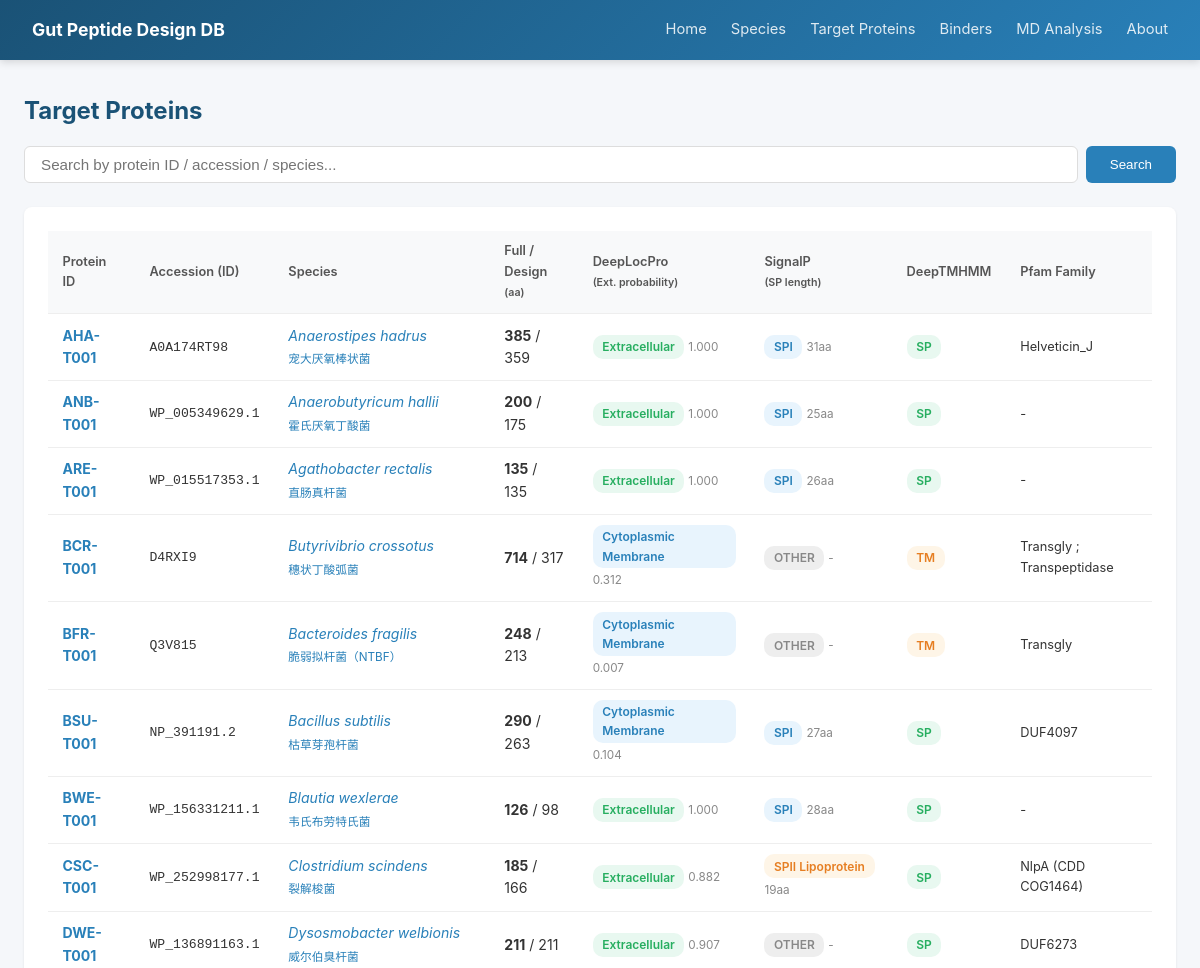
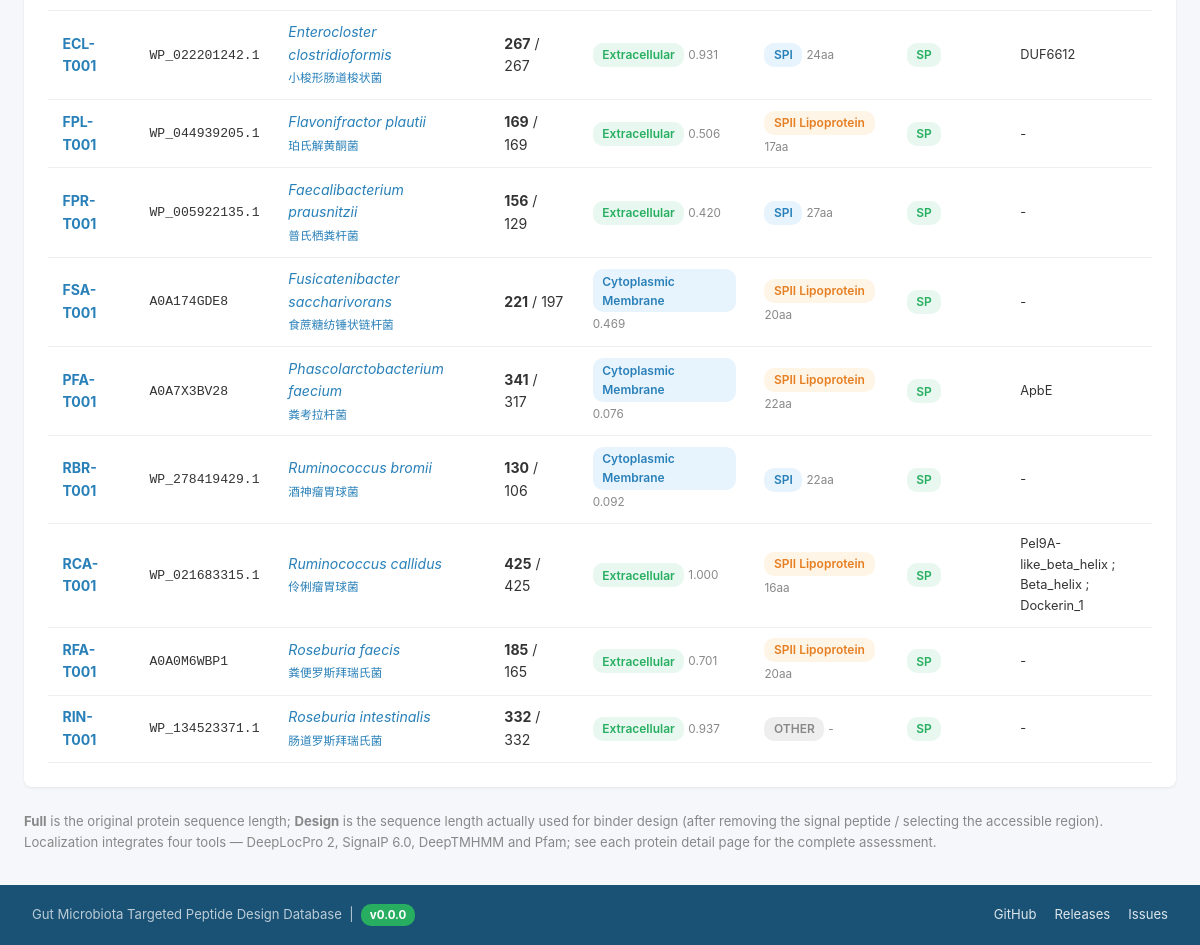
/proteins, run on an earlier commit of the app's database (2 pictures, top to bottom).
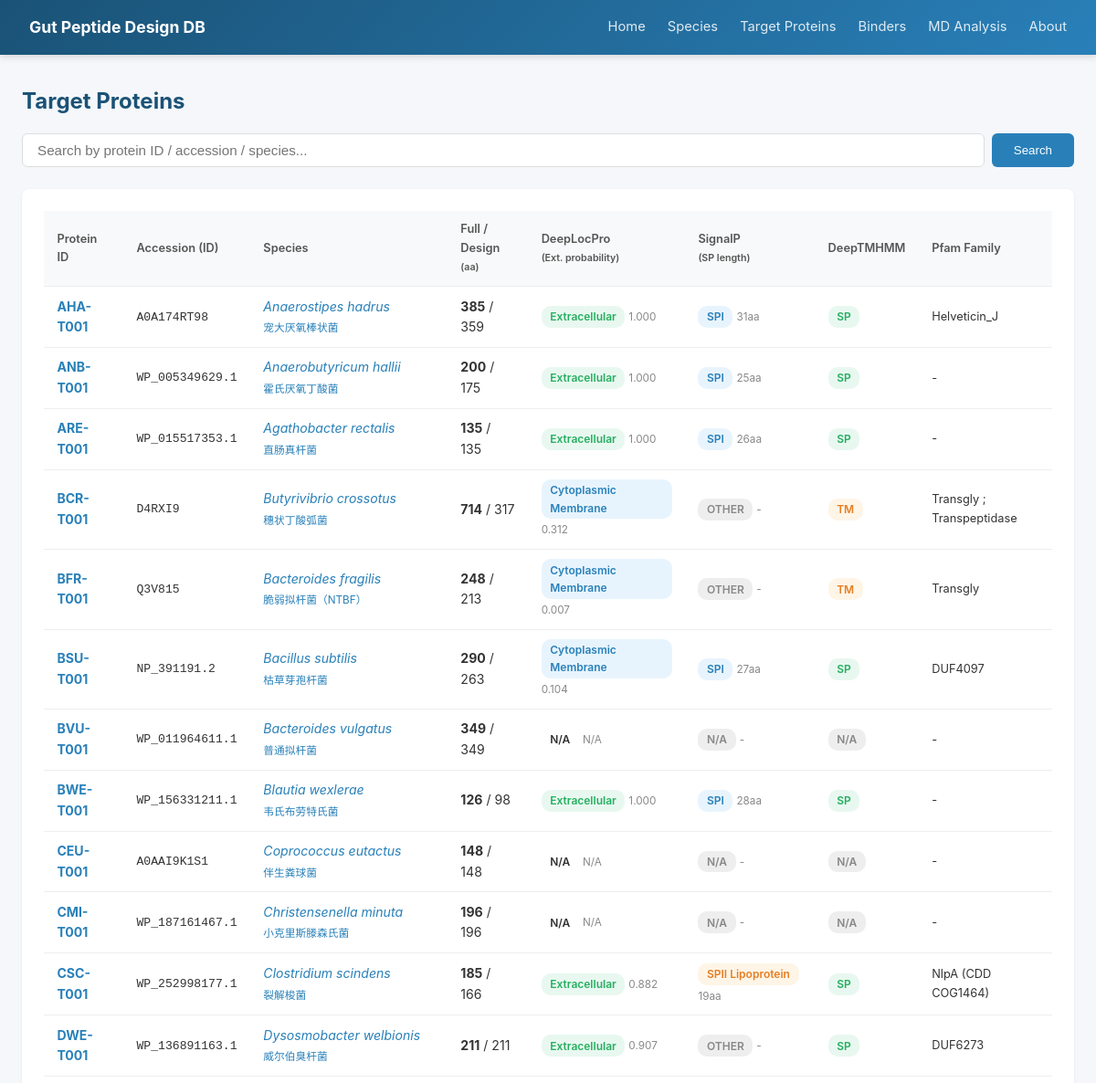
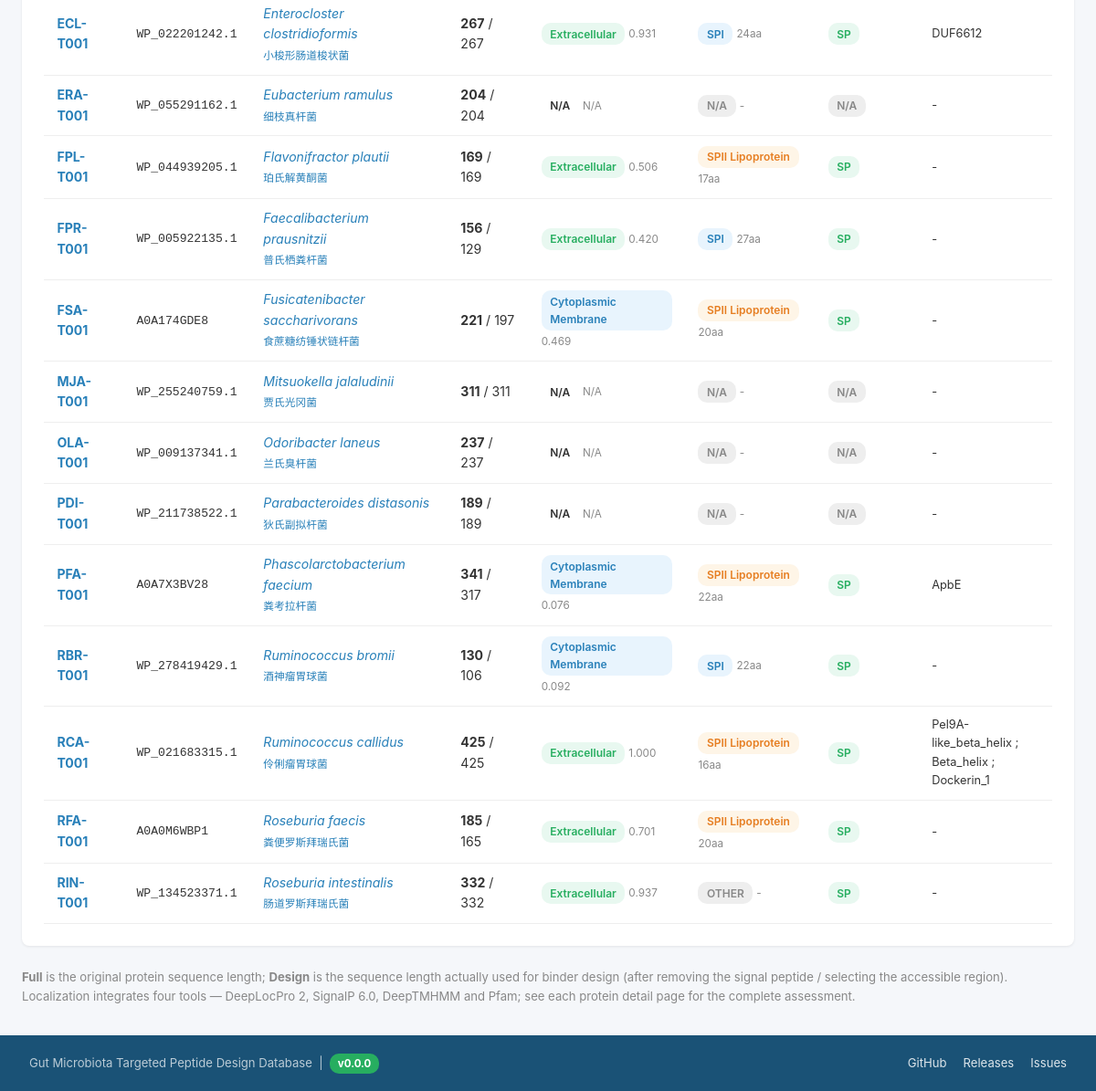
And on a later commit of the database (2 pictures, top to bottom).
### tables this page shows
CREATE TABLE Target_Protein (
        Species_ID            TEXT NOT NULL,
        Protein_ID            TEXT PRIMARY KEY,
        ID_Accession          TEXT,
        Full_Length           INTEGER,
        AA_Length             INTEGER,
        Protein_Sequence      TEXT,
        Localization_Evidence TEXT,
        DeepLocPro_Location   TEXT,
        DeepLocPro_ExtProb    REAL,
        SignalP_Category      TEXT,
        SignalP_SPLen         INTEGER,
        DeepTMHMM_Type        TEXT,
        Pfam_Family           TEXT,
        Notes                 TEXT,
        FOREIGN KEY (Species_ID) REFERENCES Species(Species_ID)
    );

CREATE TABLE Species (
        Species_ID      TEXT PRIMARY KEY,
        Scientific_Name TEXT NOT NULL,
        Chinese_Name    TEXT,
        Taxonomy_ID     INTEGER,
        Genome_Accession TEXT,
        Proteome_Source TEXT,
        Notes           TEXT
    );

### app.py (the view)
@app.route('/proteins')
def protein_list():
    db = get_db()
    q = request.args.get('q', '')
    sql = """
        SELECT p.*, s.Scientific_Name, s.Chinese_Name,
               (SELECT COUNT(*) FROM Binder b WHERE b.Species_ID=p.Species_ID) as binder_cnt
        FROM Target_Protein p JOIN Species s ON p.Species_ID=s.Species_ID
    """
    if q:
        rows = db.execute(sql+" WHERE p.Protein_ID LIKE ? OR s.Scientific_Name LIKE ? ORDER BY p.Protein_ID",
                          (f'%{q}%',f'%{q}%')).fetchall()
    else:
        rows = db.execute(sql+" ORDER BY p.Protein_ID").fetchall()
    return render_template('proteins.html', proteins=rows, q=q)

### app.py (called while the page is built)
@app.context_processor
def inject_meta():
    return {'DB_VERSION': DB_VERSION, 'REPO_URL': REPO_URL}

def get_db():
    if 'db' not in g:
        g.db = sqlite3.connect(DB_PATH)
        g.db.row_factory = sqlite3.Row
    return g.db

### templates/proteins.html (shortened to what this page needs)
{% extends "base.html" %}
{% block content %}
<h1>Target Proteins</h1>
<div class="search-box">
    <form method="GET" action="/proteins" style="display:flex; gap:.5rem; width:100%;">
        <input type="text" name="q" value="{{ q }}" placeholder="Search by protein ID / accession / species...">
        <button type="submit">Search</button>
    </form>
</div>
<div class="card">
    <table>
        <thead><tr>
            <th>Protein ID</th>
            <th>Accession (ID)</th>
            <th>Species</th>
            <th>Full / Design<br><small>(aa)</small></th>
            <th>DeepLocPro<br><small>(Ext. probability)</small></th>
            <th>SignalP<br><small>(SP length)</small></th>
            <th>DeepTMHMM</th>
            <th>Pfam Family</th>
        </tr></thead>
        <tbody>
            {% for p in proteins %}
            <tr>
                <td><a href="/proteins/{{ p.Protein_ID }}"><strong>{{ p.Protein_ID }}</strong></a></td>
                <td style="font-family:monospace;font-size:.82rem;">{{ p.ID_Accession }}</td>
                <td><a href="/species/{{ p.Species_ID }}"><em>{{ p.Scientific_Name }}</em><br><small>{{ p.Chinese_Name }}</small></a></td>
                <td><strong>{{ p.Full_Length }}</strong> / {{ p.AA_Length }}</td>
                <td>
                    {% if p.DeepLocPro_Location == 'Extracellular' %}
                    <span class="badge badge-green">Extracellular</span>
                    {% elif p.DeepLocPro_Location %}
                    <span class="badge badge-blue">{{ p.DeepLocPro_Location }}</span>
                    {% else %}
                    <span class="badge">N/A</span>
                    {% endif %}
                    {% if p.DeepLocPro_ExtProb is not none %}
                    <small style="color:#888;">{{ '%.3f'|format(p.DeepLocPro_ExtProb) }}</small>
                    {% else %}
                    <small style="color:#888;">N/A</small>
                    {% endif %}
                </td>
                <td>
                    {% if p.SignalP_Category and p.SignalP_Category.startswith('SPII') %}
                    <span class="badge badge-orange">SPII Lipoprotein</span>
                    {% elif p.SignalP_Category and p.SignalP_Category.startswith('SPI') %}
                    <span class="badge badge-blue">SPI</span>
                    {% elif p.SignalP_Category %}
                    <span class="badge" style="background:#eee;color:#888;">OTHER</span>
                    {% else %}
                    <span class="badge" style="background:#eee;color:#888;">N/A</span>
                    {% endif %}
                    <small style="color:#888;">{% if p.SignalP_SPLen %}{{ p.SignalP_SPLen }}aa{% else %}-{% endif %}</small>
                </td>
                <td>
                    {% if p.DeepTMHMM_Type in ('TM','SP+TM') %}
                    <span class="badge badge-orange">{{ p.DeepTMHMM_Type }}</span>
                    {% elif p.DeepTMHMM_Type %}
                    <span class="badge badge-green">{{ p.DeepTMHMM_Type }}</span>
                    {% else %}
                    <span class="badge" style="background:#eee;color:#888;">N/A</span>
                    {% endif %}
                </td>
                <td style="font-size:.8rem;max-width:170px;">{{ p.Pfam_Family.replace('；','; ') if p.Pfam_Family else '-' }}</td>
            </tr>
            {% endfor %}
        </tbody>
    </table>
</div>
<p style="font-size:.82rem;color:#888;">
    <strong>Full</strong> is the original protein sequence length; <strong>Design</strong> is the sequence length actually used for binder design (after removing the signal peptide / selecting the accessible region).
    Localization integrates four tools — DeepLocPro 2, SignalP 6.0, DeepTMHMM and Pfam; see each protein detail page for the complete assessment.
</p>
{% endblock %}

### templates/base.html (shortened to what this page needs)
<!DOCTYPE html>
<html lang="zh-CN">
<head>
</head>
<body>
    <nav class="navbar">
        <div class="navbar-inner">
            <a href="/" class="navbar-brand" title="Gut Microbiota Targeted Peptide Design Database">Gut Peptide Design DB</a>
            <div class="navbar-links">
                <a href="/">Home</a>
                <a href="/species">Species</a>
                <a href="/proteins">Target Proteins</a>
                <a href="/binders">Binders</a>
                <a href="/md">MD Analysis</a>
                <a href="/about">About</a>
            </div>
        </div>
    </nav>
    <div class="container">
        {% block content %}{% endblock %}
    </div>
    <footer class="site-footer">
        <div class="footer-inner">
            <span>Gut Microbiota Targeted Peptide Design Database &nbsp;|&nbsp; <span class="ver-pill">v{{ DB_VERSION }}</span></span>
            <span class="footer-links">
                <a href="{{ REPO_URL }}">GitHub</a>
                <a href="{{ REPO_URL }}/releases">Releases</a>
                <a href="{{ REPO_URL }}/issues">Issues</a>
            </span>
        </div>
    </footer>
</body>
</html>

### templates/base.html (style rules this page uses)
* { margin:0; padding:0; box-sizing:border-box; }
body { font-family:-apple-system,BlinkMacSystemFont,"Segoe UI","PingFang SC","Microsoft YaHei",sans-serif; background:#f5f7fa; color:#333; line-height:1.6; }
.navbar { background:linear-gradient(135deg,#1a5276 0%,#2980b9 100%); color:white; padding:0 2rem; box-shadow:0 2px 8px rgba(0,0,0,.15); }
.navbar-inner { max-width:1200px; margin:0 auto; display:flex; align-items:center; justify-content:space-between; height:60px; }
.navbar-brand { font-size:1.1rem; font-weight:700; color:white; text-decoration:none; }
.navbar-links { display:flex; gap:1.5rem; }
.navbar-links a { color:rgba(255,255,255,.85); text-decoration:none; font-size:.92rem; }
.container { max-width:1200px; margin:2rem auto; padding:0 1.5rem; }
.card { background:white; border-radius:8px; box-shadow:0 1px 3px rgba(0,0,0,.08); padding:1.5rem; margin-bottom:1.5rem; }
table { width:100%; border-collapse:collapse; font-size:.88rem; }
th,td { padding:.65rem .9rem; text-align:left; border-bottom:1px solid #eee; }
th { background:#f8f9fa; font-weight:600; color:#555; font-size:.8rem; }
.search-box { display:flex; gap:.5rem; margin-bottom:1.5rem; }
.search-box input { flex:1; padding:.55rem 1rem; border:1px solid #ddd; border-radius:6px; font-size:.95rem; }
.search-box button { padding:.55rem 1.5rem; background:#2980b9; color:white; border:none; border-radius:6px; cursor:pointer; }
.badge { display:inline-block; padding:.15rem .6rem; border-radius:10px; font-size:.75rem; font-weight:600; }
.badge-blue { background:#e8f4fd; color:#2980b9; }
.badge-green { background:#e8f8f0; color:#27ae60; }
.badge-orange { background:#fef5e7; color:#e67e22; }
h1 { font-size:1.5rem; margin-bottom:1rem; color:#1a5276; }
a { color:#2980b9; text-decoration:none; }
.site-footer { background:#1a5276; color:rgba(255,255,255,.7); padding:1.2rem 2rem; margin-top:1rem; }
.footer-inner { max-width:1200px; margin:0 auto; display:flex; justify-content:space-between; align-items:center; font-size:.82rem; flex-wrap:wrap; gap:.6rem; }
.footer-links a { color:rgba(255,255,255,.85); text-decoration:none; margin-left:.9rem; }
.ver-pill { display:inline-block; background:#27ae60; color:#fff; font-size:.72rem; font-weight:700; padding:.12rem .55rem; border-radius:10px; }

What changed in the data, as far as the page shows it:
added Target_Protein: Protein_ID "BVU-T001", ID_Accession "WP_011964611.1", Scientific_Name "Bacteroides vulgatus", Chinese_Name "普通拟杆菌", Full_Length "349", AA_Length "349", shows "N/A", Pfam_Family "-"
added Target_Protein: Protein_ID "CEU-T001", ID_Accession "A0AAI9K1S1", Scientific_Name "Coprococcus eutactus", Chinese_Name "伴生粪球菌", Full_Length "148", AA_Length "148", shows "N/A", Pfam_Family "-"
added Target_Protein: Protein_ID "CMI-T001", ID_Accession "WP_187161467.1", Scientific_Name "Christensenella minuta", Chinese_Name "小克里斯滕森氏菌", Full_Length "196", AA_Length "196", shows "N/A", Pfam_Family "-"
added Target_Protein: Protein_ID "ERA-T001", ID_Accession "WP_055291162.1", Scientific_Name "Eubacterium ramulus", Chinese_Name "细枝真杆菌", Full_Length "204", AA_Length "204", shows "N/A", Pfam_Family "-"
added Target_Protein: Protein_ID "MJA-T001", ID_Accession "WP_255240759.1", Scientific_Name "Mitsuokella jalaludinii", Chinese_Name "贾氏光冈菌", Full_Length "311", AA_Length "311", shows "N/A", Pfam_Family "-"
added Target_Protein: Protein_ID "OLA-T001", ID_Accession "WP_009137341.1", Scientific_Name "Odoribacter laneus", Chinese_Name "兰氏臭杆菌", Full_Length "237", AA_Length "237", shows "N/A", Pfam_Family "-"
added Target_Protein: Protein_ID "PDI-T001", ID_Accession "WP_211738522.1", Scientific_Name "Parabacteroides distasonis", Chinese_Name "狄氏副拟杆菌", Full_Length "189", AA_Length "189", shows "N/A", Pfam_Family "-"
